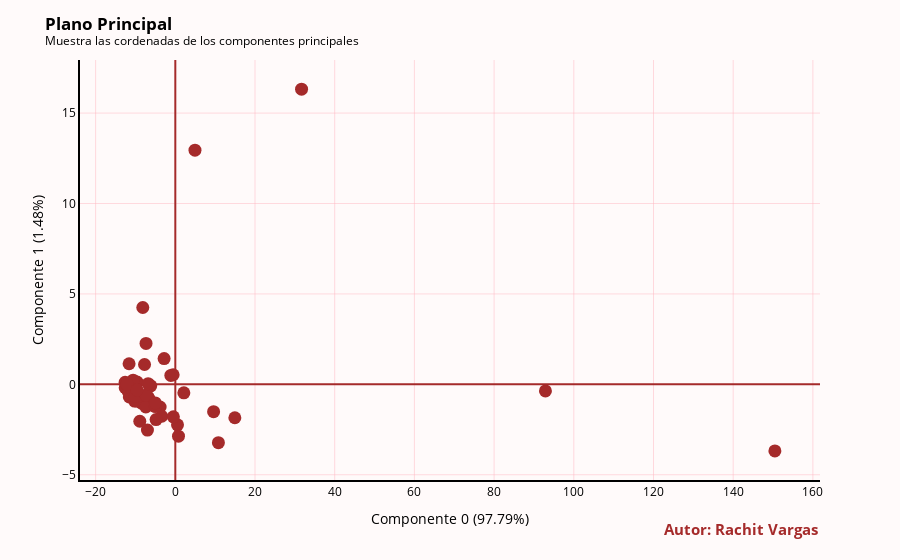

Notebook code cell kept with this figure:
### Markdown cell above
### Plano principal

### Code cell
pca.plot_plano_principal()

### Figure 1 — Plotly figure (JSON) as saved in the notebook; plotly's stock layout.template omitted (floating-point values rounded to 4 significant figures)
{"data": [{"hovertemplate": "<b>%{hovertext}</b><br><br>Componente 0 (97.79%)=%{x}<br>Componente 1 (1.48%)=%{y}<extra></extra>", "hovertext": ["Aeromexico", "Alibaba", "Amazon", "American AIrlines", "Apple", "AstraZeneca", "Choice_Hotels", "Cinemark", "Coca_Cola", "Delta Airlines", "Disney", "Dominos", "Google", "Hilton", "Hyatt_Hotels", "Intel", "Intercontinental_Hotels", "J&J", "Marriot", "McDonalds", "Meta", "Microsoft", "Moderna", "Molson_Coors", "Netflix", "Nike", "Novartis", "Novozymes", "Nvidia", "P&G", "PayPal", "Pfizer", "Roche", "Royal Caribean", "Sanofi", "Shopify", "Snapchat", "Southwest Airlines", "Spotify", "Starbucks", "Sunstone_Hotel", "Tencent", "Tesla", "T-Mobile", "Twitter", "Under Armour", "United Airlines", "Visa", "Wallmart", "Wyndham Hotels"], "legendgroup": "", "marker": {"color": "brown", "size": 13, "symbol": "circle"}, "mode": "markers", "name": "", "orientation": "v", "showlegend": false, "type": "scatter", "x": [-12.58, 0.5489, 150.5, -11.78, -7.724, -10.11, -6.979, -11.54, -9.887, -10.22, -3.814, 9.606, 92.88, -6.697, -8.458, -9.699, -9.228, -3.402, -4.826, 0.7973, 2.142, -1.125, -8.162, -9.9, 14.94, -6.162, -7.396, 10.81, -7.348, -5.023, -2.81, -10.84, -10.69, -6.995, -10.18, 31.68, -11.6, -10.03, -0.5427, -7.35, -12.59, -9.585, 4.935, -6.816, -10.58, -12.14, -8.911, -0.4858, -5.006, -9.577], "xaxis": "x", "y": [-0.1874, -2.238, -3.679, -0.4196, 1.096, -0.1436, -0.665, -0.6976, -0.5367, -0.9227, -1.252, -1.513, -0.3617, -0.7607, -1.041, -0.5586, -0.7378, -1.764, -1.949, -2.867, -0.4687, 0.4948, 4.249, -0.9189, -1.847, -0.08194, -1.247, -3.224, 2.261, -1.231, 1.425, -0.2921, -0.06885, -2.531, -0.3273, 16.32, 1.14, -0.6695, 0.5298, -0.5933, 0.109, 0.13, 12.95, 0.03912, 0.2308, -0.002835, -2.04, -1.798, -1.028, -0.3141], "yaxis": "y"}], "layout": {"annotations": [{"font": {"color": "brown", "size": 15}, "showarrow": false, "text": "<b>Autor: Rachit Vargas</b>", "x": 1, "xref": "paper", "y": -0.146, "yref": "paper"}], "font": {"color": "black"}, "hoverlabel": {"bgcolor": "white", "font": {"color": "brown", "family": "Times New Roman", "size": 15}}, "legend": {"tracegroupgap": 0}, "margin": {"t": 60}, "paper_bgcolor": "rgb(255, 250, 250)", "plot_bgcolor": "rgb(255, 250, 250)", "showlegend": false, "title": {"text": "<b>Plano Principal</b> <br><sup>Muestra las cordenadas de los componentes principales</sup>"}, "xaxis": {"anchor": "y", "domain": [0, 1], "gridcolor": "LightPink", "gridwidth": 0.5, "linecolor": "black", "linewidth": 2, "mirror": false, "showgrid": true, "showline": true, "title": {"text": "Componente 0 (97.79%)"}, "zerolinecolor": "brown"}, "yaxis": {"anchor": "x", "domain": [0, 1], "gridcolor": "LightPink", "gridwidth": 0.5, "linecolor": "black", "linewidth": 2, "mirror": false, "showgrid": true, "showline": true, "title": {"text": "Componente 1 (1.48%)"}, "zerolinecolor": "brown"}}}
